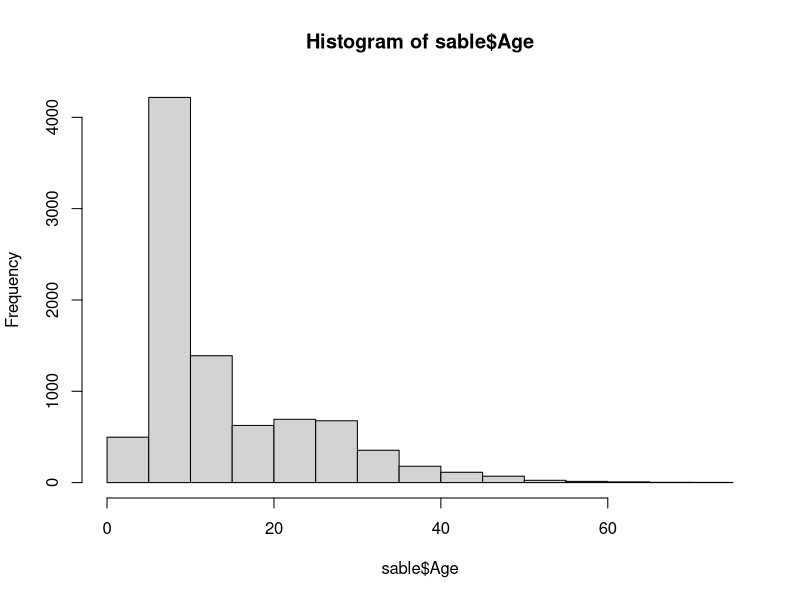
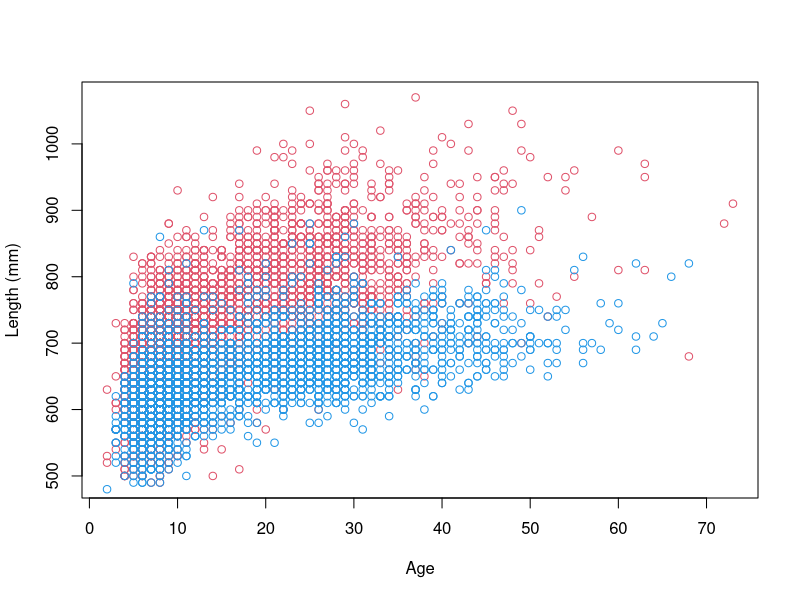
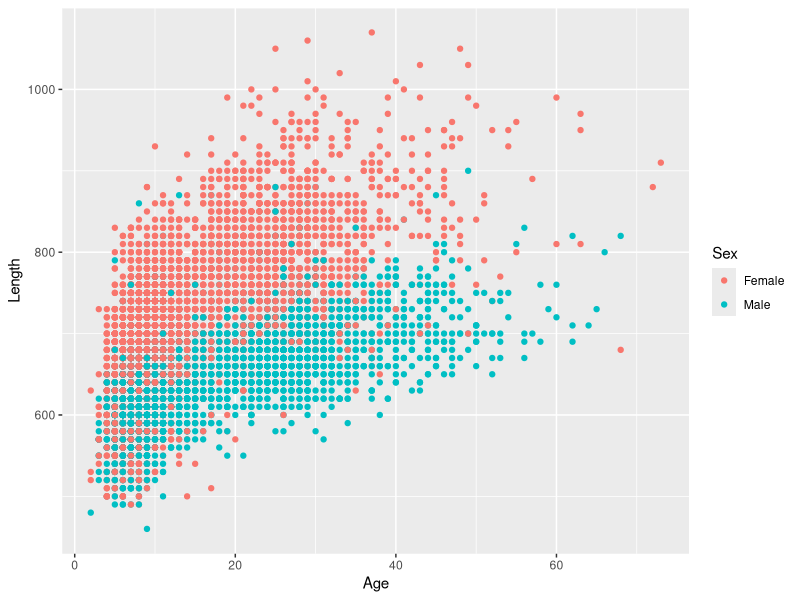
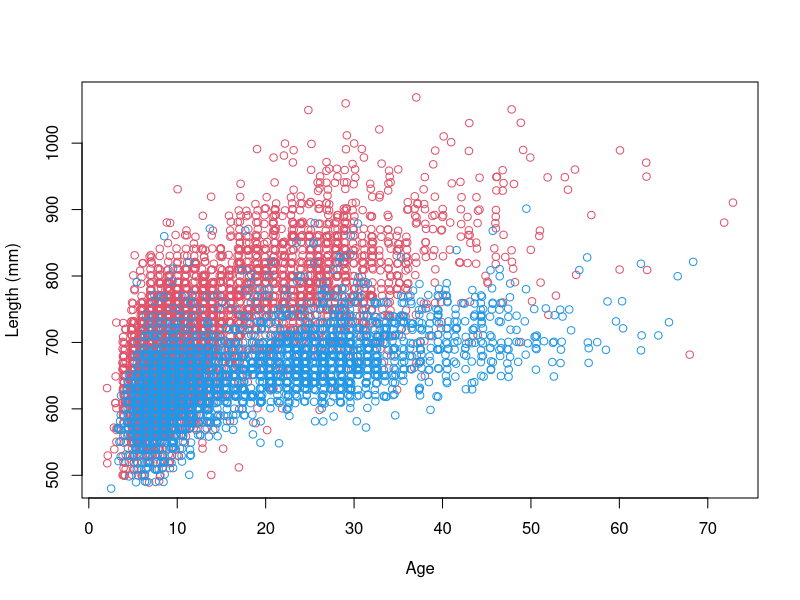
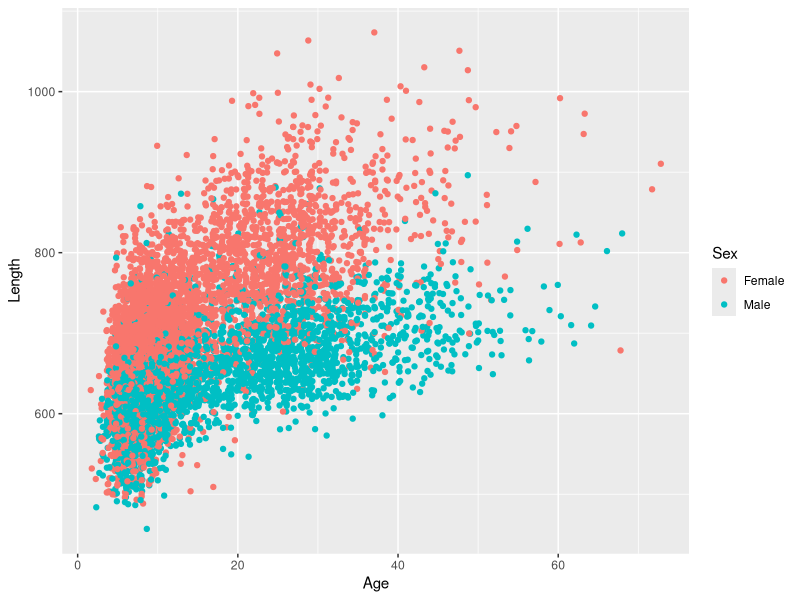

Recreate these plots in R, in order. (Note: this script raises an error after producing the figures.)
##########################################################

# FISH 604
# Homework 2 script file
# Chatham sablefish growth
# Franz Mueter - last updated Sep 12, 2019

##########################################################

library(tidyverse)
library(here)
############ Prob. 1: Data import 
sable <- read.csv("data/sablefish.csv", as.is=F)
head(sable)	      # Look at first few rows
hist(sable$Age)   # Age composition
table(sable$Age)  # Same in table format
summary(sable)    # Basic summary of each variable
is.factor(sable$Sex)


############ Prob. 2: Data exploration:

### 1. Plot Length-at-age, grouped by sex:
plot(Length ~ Age, data=sable, subset = Sex == "Female", col=2, 
     xlab = "Age", ylab = "Length (mm)")
points(Length ~ Age, data = sable, subset = Sex == "Male", col=4)

# ggplot version
p1 <- ggplot(data = sable, aes(x= Age, y= Length))
p1 +  geom_point(aes(color = Sex))

## Jittering coordinates to show points that overlap 

# base graphics:
plot(jitter(Length) ~ jitter(Age), data=sable, subset = Sex == "Female", 
     col=2, xlab = "Age", ylab = "Length (mm)")
points(jitter(Length) ~ jitter(Age+0.5), data = sable, 
       subset = Sex == "Male", col=4)

# ggplot version:
p1 + geom_jitter(aes(color = Sex))


### 2. Plot Length-at-age by year, grouped by sex:
sable$Year <- factor(sable$Year)

# From 'lattice' package:
xyplot(jitter(Length) ~ jitter(Age) | factor(Year), data=sable, groups = Sex)

# Females only, base graphics, with scatterplot smoother (spline):
sub <- sable$Sex == "Female"
scatter.smooth(jitter(sable$Age[sub]), jitter(sable$Length[sub]), col=2, 
               xlab = "Age", ylab = "Length (mm)")
# ggplot, females only
ggplot(data = subset(sable, Sex == "Female"), aes(x = Age, y = Length)) +
  geom_jitter() +
  geom_smooth(method = "loess")

# lattice graphics, scatterplots and scatterplot smoothers, by year
xyplot(jitter(Length) ~ jitter(Age) | factor(Year), data=sable, groups=Sex, auto.key=T)
xyplot(jitter(Length) ~ jitter(Age) | factor(Year), data=sable, groups=Sex, 
       xlim = c(0,50), ylim = c(450, 1000), auto.key=T)
xyplot(Length ~ Age | factor(Year), data=sable, groups=Sex, panel = "panel.superpose", 
       panel.groups = "panel.loess", auto.key=T)

# ggplot version, with loess smoother and 95% confidence bands:
p1 + geom_smooth(method = "loess", aes (color = Sex)) +
  facet_wrap(~Year)
# scatterplot + loess smoother:
p1 + geom_jitter(aes(color = Sex), pch=1) +
  geom_smooth(aes(color=Sex), method="loess", level=0.95) +
  facet_wrap(~Year)


########### Prob. 3: Fit Ludwig van Bertalanffy (LVB) 
###########          growth model to sablefish data 

# LvB growth model function to compute predicted values:
LvB <- function(a, k, L.inf, a0) {
  L.inf*(1-exp(-k*(a-a0)))
}

# Try out some starting values and superimpose on scatterplot:
ST <- c(k = 0.05, L.inf = 'insert a value' , a0 = 'insert a value') 
# Make sure to pick sensible values for L.inf and a0, then add line:
plot(jitter(Length) ~ jitter(Age), data=sable, col=2)
lines(1:80, LvB(1:80, k = ST[1], L.inf = ST[2], a0 = ST[3]), lwd=3)

# Fit the model using 'nls()' with the regression equation
# 'nls' finds parameters that minimize the sum of squared
# differences between the left-hand side (observed lengths)
# and the right-hand side (predicted lengths) of the formula
fit <- nls(Length ~ LvB(Age, k, L.inf, a0), data = sable, start = ST)
summary(fit)
coef(fit)

# Visualize the overall model fit
plot(jitter(Length) ~ jitter(Age), data=sable, col=2)
cf <- coef(fit)

# Add the fitted model to the scatterplot...


##### Prob. 4: Diagnostics
r <- resid(fit)  # Extract residuals (make sure 'fit' is the combined model fit)
cf <- coef(fit)
r2 <- sable$Length - LvB(sable$Age,k=cf[1],L.inf=cf[2], a0=cf[3])


# Example plot:
boxplot(r ~ Year, data = sable); abline(h=0, col=2) 


##### Prob. 5: Analyses by sex

